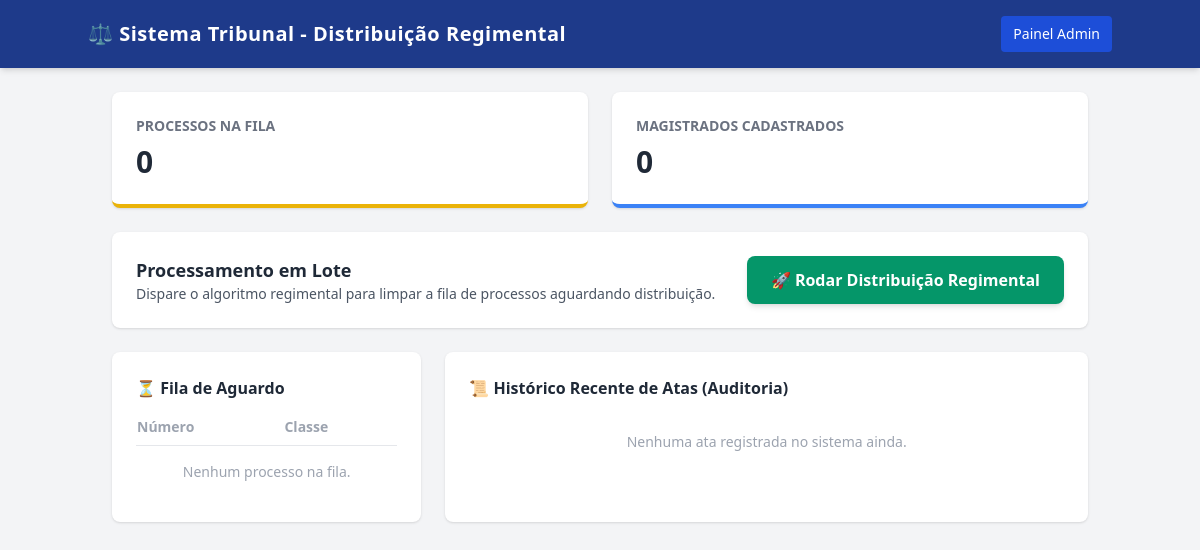
Before: /dashboard/ with the older database file.
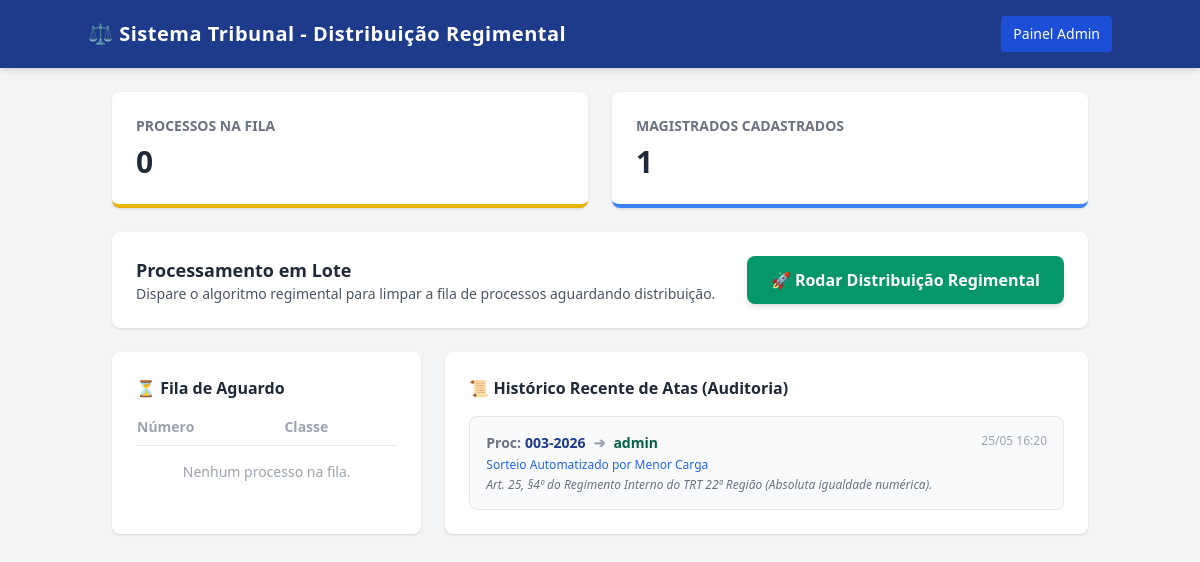
After: the same page with the newer database file.
### processos/models.py (models this page shows, shortened)
class AtaDistribuicao(models.Model):
    data_hora = models.DateTimeField(auto_now_add=True, verbose_name="Data/Hora da Distribuição")
    processo_numero = models.CharField(max_length=50, verbose_name="Número do Processo")
    classe_sigla = models.CharField(max_length=20, verbose_name="Classe")
    magistrado_sorteado = models.CharField(max_length=150, verbose_name="Magistrado Relator")
    tipo_distribuicao = models.CharField(max_length=50, verbose_name="Tipo de Distribuição")
    fundamento_legal = models.TextField(verbose_name="Fundamento Regimental/Legal")
    class Meta:
        verbose_name = "Ata de Distribuição"
        verbose_name_plural = "Atas de Distribuição"

### processos/views.py (the view, shortened to what this page needs)
# urls.py: path('dashboard/', views.dashboard_distribuicao, name='dashboard'),
def dashboard_distribuicao(request):
    processos_pendentes = Processo.objects.filter(status='CADASTRADO')
    total_juizes = Magistrado.objects.count()
    ultimas_atas = AtaDistribuicao.objects.all().order_by('-data_hora')[:5]
    context = {
        'processos_pendentes': processos_pendentes,
        'total_juizes': total_juizes,
        'ultimas_atas': ultimas_atas,
    }
    return render(request, 'processos/dashboard.html', context)

### processos/templates/processos/dashboard.html (shortened to what this page needs)
<!doctype html>
<html lang="pt-br">
  <head>
    <script src="https://cdn.tailwindcss.com"></script>
  </head>
  <body class="bg-gray-100 font-sans antialiased">
    <nav class="bg-blue-900 text-white p-4 shadow-md">
      <div class="container mx-auto flex justify-between items-center">
        <h1 class="text-xl font-bold tracking-wide">
          ⚖️ Sistema Tribunal - Distribuição Regimental
        </h1>
        <a
          href="/admin/"
          class="text-sm bg-blue-700 hover:bg-blue-600 px-3 py-2 rounded transition"
          >Painel Admin</a
        >
      </div>
    </nav>
    <div class="container mx-auto p-6 space-y-6">
      <div class="grid grid-cols-1 md:grid-cols-2 gap-6">
        <div
          class="bg-white p-6 rounded-lg shadow border-b-4 border-yellow-500"
        >
          <h3 class="text-gray-500 text-sm font-semibold uppercase">
            Processos na Fila
          </h3>
          <p class="text-3xl font-bold text-gray-800 mt-2">
            {{ processos_pendentes.count }}
          </p>
        </div>
        <div class="bg-white p-6 rounded-lg shadow border-b-4 border-blue-500">
          <h3 class="text-gray-500 text-sm font-semibold uppercase">
            Magistrados Cadastrados
          </h3>
          <p class="text-3xl font-bold text-gray-800 mt-2">
            {{ total_juizes }}
          </p>
        </div>
      </div>
      <div
        class="bg-white p-6 rounded-lg shadow flex flex-col sm:flex-row justify-between items-center gap-4"
      >
        <div>
          <h2 class="text-lg font-bold text-gray-800">Processamento em Lote</h2>
          <p class="text-gray-600 text-sm">
            Dispare o algoritmo regimental para limpar a fila de processos
            aguardando distribuição.
          </p>
        </div>
        <form method="POST">
          <button
            type="submit"
            name="rodar_sorteio"
            class="w-full sm:w-auto bg-emerald-600 hover:bg-emerald-500 text-white font-bold px-6 py-3 rounded-lg shadow-md transition transform active:scale-95"
          >
            🚀 Rodar Distribuição Regimental
          </button>
        </form>
      </div>
      <div class="grid grid-cols-1 lg:grid-cols-3 gap-6">
        <div class="bg-white p-6 rounded-lg shadow lg:col-span-1">
          <h2 class="text-md font-bold text-gray-800 mb-4">
            ⏳ Fila de Aguardo
          </h2>
          <div class="overflow-x-auto">
            <table class="w-full text-left text-sm text-gray-600">
              <thead>
                <tr class="border-b text-gray-400 font-semibold">
                  <th class="pb-2">Número</th>
                  <th class="pb-2">Classe</th>
                </tr>
              </thead>
              <tbody>
                {% for proc in processos_pendentes %}
                <tr class="border-b hover:bg-gray-50">
                  <td class="py-2 font-medium text-gray-900">
                    {{ proc.numero }}
                  </td>
                  <td class="py-2">{{ proc.classe_processual.sigla }}</td>
                </tr>
                {% empty %}
                <tr>
                  <td colspan="2" class="py-4 text-center text-gray-400">
                    Nenhum processo na fila.
                  </td>
                </tr>
                {% endfor %}
              </tbody>
            </table>
          </div>
        </div>
        <div class="bg-white p-6 rounded-lg shadow lg:col-span-2">
          <h2 class="text-md font-bold text-gray-800 mb-4">
            📜 Histórico Recente de Atas (Auditoria)
          </h2>
          <div class="space-y-3">
            {% for ata in ultimas_atas %}
            <div class="p-4 bg-gray-50 border rounded-lg text-sm">
              <div class="flex justify-between font-bold text-gray-700">
                <div class="flex items-center gap-1">
                  <span class="text-gray-500">Proc:</span>
                  <span class="text-blue-900">{{ ata.processo_numero }}</span>
                  <span class="mx-1 text-gray-400">➔</span>
                  <span class="text-emerald-800 font-semibold"
                    >{{ ata.magistrado_sorteado }}</span
                  >
                </div>
                <span class="text-xs text-gray-400 font-normal">
                  {{ ata.data_hora|date:"d/m H:i" }}
                </span>
              </div>
              <p class="text-xs text-blue-600 font-medium mt-1">
                {{ ata.tipo_distribuicao }}
              </p>
              <p class="text-gray-500 text-xs mt-1 italic">
                {{ ata.fundamento_legal }}
              </p>
            </div>
            {% empty %}
            <p class="text-gray-400 text-center py-4 text-sm">
              Nenhuma ata registrada no sistema ainda.
            </p>
            {% endfor %}
          </div>
        </div>
      </div>
    </div>
  </body>
</html>

Changed rows visible on the page:
added AtaDistribuicao: processo_numero "003-2026", magistrado_sorteado "admin", data_hora "25/05 16:20", tipo_distribuicao "Sorteio Automatizado por Menor Carga", fundamento_legal "Art. 25, §4º do Regimento Interno do TRT 22ª Região (Absoluta igualdade numérica)."
Other visible differences:
{{ total_juizes }}: "0" → "1"
text no longer shown: "Nenhuma ata registrada no sistema ainda."
